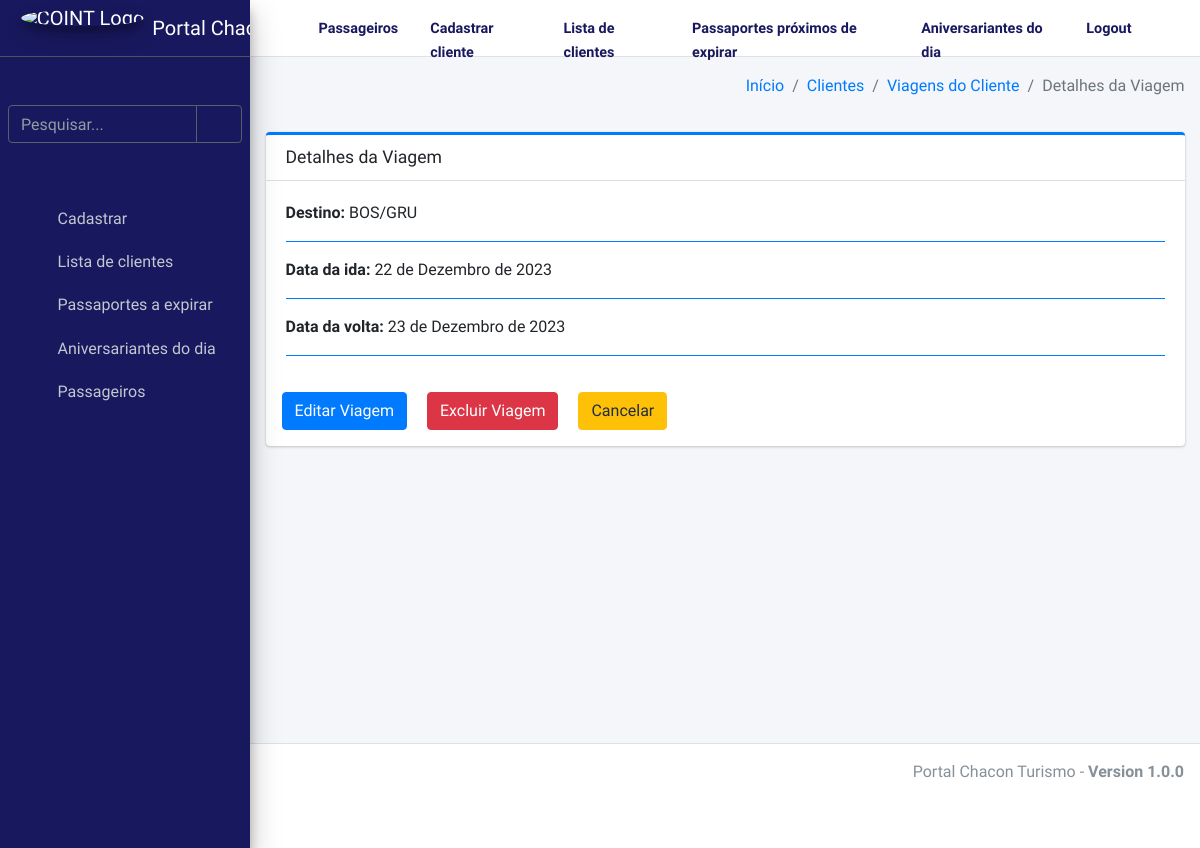
Before: /example/viagens/5/ (signed in) with the older database file.
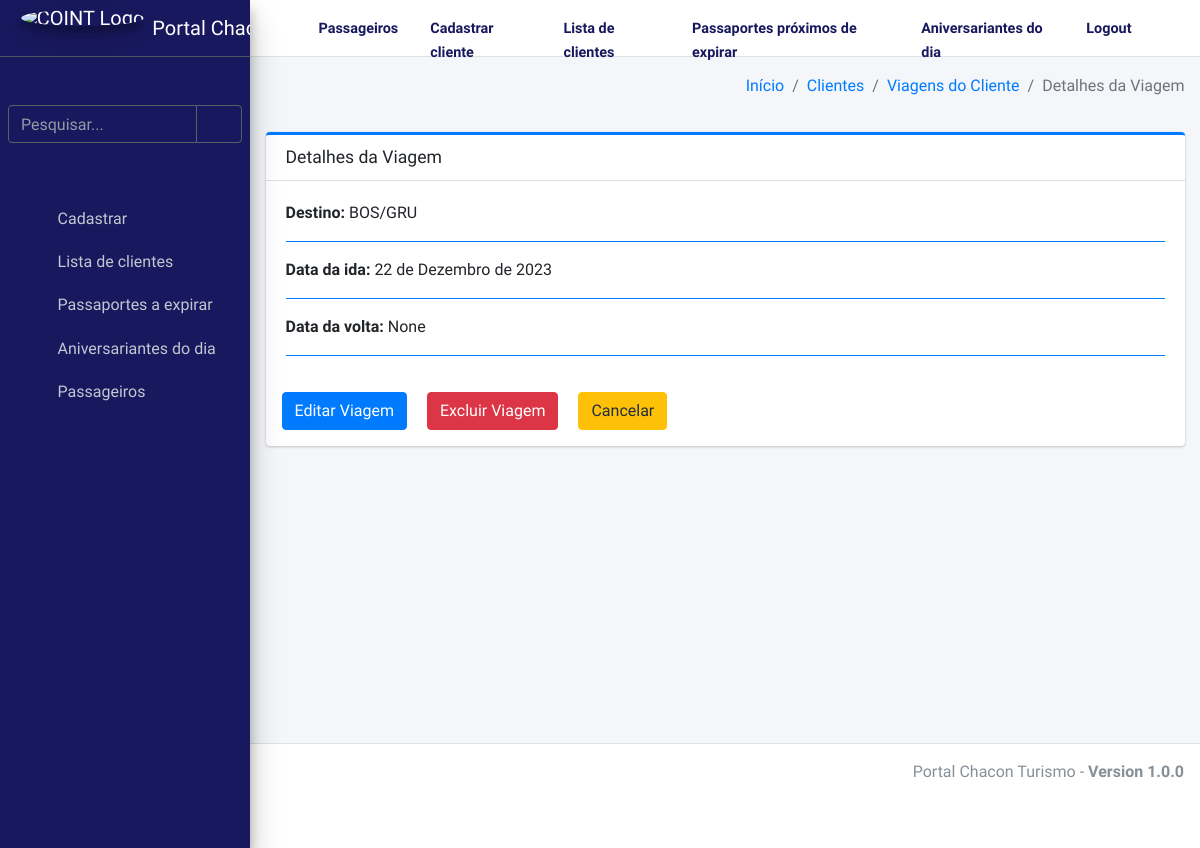
After: the same page with the newer database file.
### apps/app_exemplo/models.py (models this page shows, shortened)
class Viagens(models.Model):
    cliente = models.ForeignKey(Clientes, on_delete=models.CASCADE)
    destino = models.CharField("Destino", max_length=255, blank=True, null=True)
    dataida = models.DateField("Data da ida", blank=True, null=True)
    datavolta = models.DateField("Data da Volta", blank=True, null=True)

### apps/app_exemplo/views.py (the view)
# urls.py: path('viagens/<int:pk>/', views.ViagensDetailView.as_view(), name='viagens-detail'),
@method_decorator(login_required, name='dispatch')
class ViagensDetailView(DetailView):
    model = models.Viagens
    template_name = "app_viagens/viagens_detail.html"
    context_object_name = "viagem"
    def get_context_data(self, **kwargs):
        context = super().get_context_data(**kwargs)
        viagem = self.get_object()
        context['viagem'] = viagem  # Certifique-se de que 'viagem' contenha o objeto correto
        return context

### apps/app_exemplo/templates/app_viagens/viagens_detail.html (shortened to what this page needs)
{% extends "base/base.html" %}
{% load static %}
{% block breadcrumb %}
  <li class="breadcrumb-item"><a href="{% url 'base:index' %}">Início</a></li>
  <li class="breadcrumb-item"><a href="{% url 'example:clientes-list-datatable' %}">Clientes</a></li>
  <li class="breadcrumb-item"><a href="{% url 'example:viagens-list' cliente_id=viagem.cliente.pk %}">Viagens do Cliente</a></li>
  <li class="breadcrumb-item active">Detalhes da Viagem</li>
{% endblock %}
{% block content %}
<div class="card card-primary card-outline">
  <div class="card-header">
    <h3 class="card-title">Detalhes da Viagem</h3>
  </div>
  <div class="card-body">
    <strong>Destino:</strong> {{ viagem.destino }}<hr class="border-primary">
    <strong>Data da ida:</strong> {{ viagem.dataida }}<hr class="border-primary">
    <strong>Data da volta:</strong> {{ viagem.datavolta }}<hr class="border-primary">
  </div>
  <div class="mb-3 ml-2">
    <a href="{% url 'example:viagens-update' pk=viagem.pk %}" class="mx-2">
      <button type="button" class="btn btn-primary">Editar Viagem</button>
  </a>
    <a href="{% url 'example:viagens-delete' pk=viagem.pk %}" class="mx-2">
      <button type="button" class="btn btn-danger">Excluir Viagem</button>
    </a>
    <a href="{% url 'example:viagens-list' cliente_id=viagem.cliente_id %}" class="mx-2">
      <button type="button" class="btn btn-warning">Cancelar</button>
    </a>
  </div>
</div>
{% endblock %}

Changed rows visible on the page:
changed Viagens "BOS/GRU": datavolta "23 de Dezembro de 2023" → "None"
